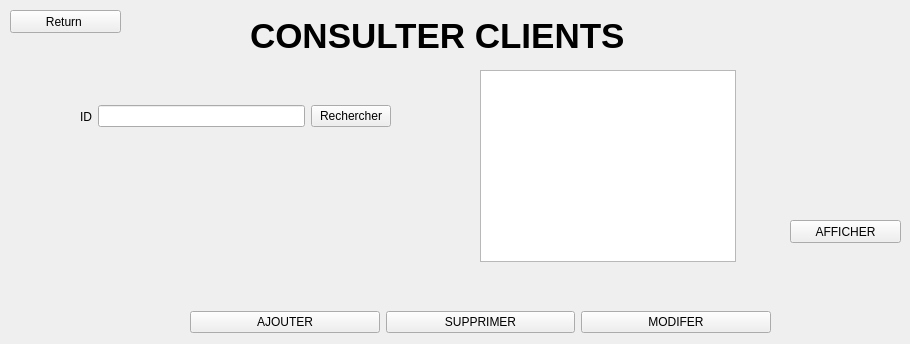
    <widget class="QWidget" name="page_33">
     <widget class="QLabel" name="label_45">
      <property name="geometry">
       <rect>
        <x>250</x>
        <y>10</y>
        <width>411</width>
        <height>51</height>
       </rect>
      </property>
      <property name="font">
       <font>
        <pointsize>26</pointsize>
        <weight>75</weight>
        <bold>true</bold>
       </font>
      </property>
      <property name="text">
       <string>CONSULTER CLIENTS</string>
      </property>
     </widget>
     <widget class="QPushButton" name="pushButton_113">
      <property name="geometry">
       <rect>
        <x>10</x>
        <y>10</y>
        <width>111</width>
        <height>23</height>
       </rect>
      </property>
      <property name="text">
       <string>Return </string>
      </property>
     </widget>
     <widget class="QWidget" name="layoutWidget_26">
      <property name="geometry">
       <rect>
        <x>190</x>
        <y>310</y>
        <width>581</width>
        <height>25</height>
       </rect>
      </property>
      <layout class="QHBoxLayout" name="horizontalLayout_12">
       <item>
        <widget class="QPushButton" name="pushButton_114">
         <property name="text">
          <string>AJOUTER</string>
         </property>
        </widget>
       </item>
       <item>
        <widget class="QPushButton" name="pushButton_115">
         <property name="text">
          <string>SUPPRIMER</string>
         </property>
        </widget>
       </item>
       <item>
        <widget class="QPushButton" name="pushButton_116">
         <property name="text">
          <string>MODIFER</string>
         </property>
        </widget>
       </item>
      </layout>
     </widget>
     <widget class="QTableView" name="tableView">
      <property name="geometry">
       <rect>
        <x>480</x>
        <y>70</y>
        <width>256</width>
        <height>192</height>
       </rect>
      </property>
     </widget>
     <widget class="QPushButton" name="pushButton_119">
      <property name="geometry">
       <rect>
        <x>790</x>
        <y>220</y>
        <width>111</width>
        <height>23</height>
       </rect>
      </property>
      <property name="text">
       <string>AFFICHER</string>
      </property>
     </widget>
     <widget class="QWidget" name="layoutWidget_17">
      <property name="geometry">
       <rect>
        <x>80</x>
        <y>80</y>
        <width>311</width>
        <height>73</height>
       </rect>
      </property>
      <layout class="QHBoxLayout" name="horizontalLayout_13">
       <item>
        <widget class="QLabel" name="label_46">
         <property name="text">
          <string>ID</string>
         </property>
        </widget>
       </item>
       <item>
        <widget class="QLineEdit" name="lineEdit_21"/>
       </item>
       <item>
        <widget class="QPushButton" name="pushButton_118">
         <property name="text">
          <string>Rechercher</string>
         </property>
        </widget>
       </item>
      </layout>
     </widget>
    </widget>
